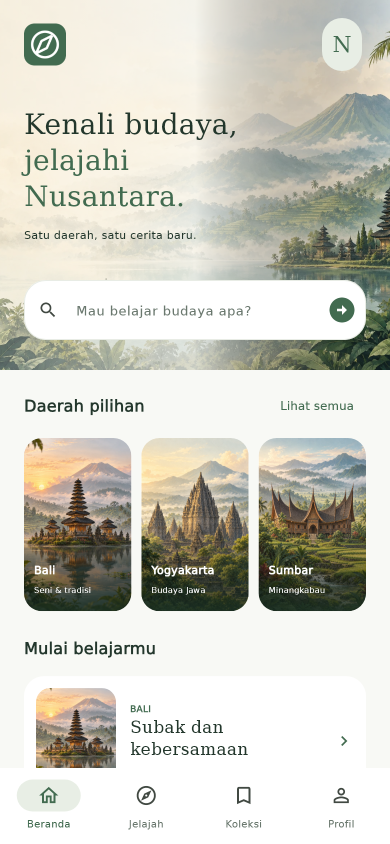
#> input picture design/runtime/screens/01_beranda.png, 780 x 1688 px (shown at 1/2 size); its folder holds only this picture in this run
$ python build_preview_board.py
#> lines starting #> are read from the running program, lines starting #| are printed output that depends on the picture; after the words box and inside, x2 and y2 are one past the last pixel; in counts of white or black regions, pixels touching at a corner belong together
"""Combine actual Flutter widget captures; requires Pillow (preview tooling only)."""
from pathlib import Path
from PIL import Image, ImageDraw, ImageFont
ROOT = Path(__file__).resolve().parents[1]
font = ROOT / 'assets/fonts/NusaSans.ttf'
serif = ROOT / 'assets/fonts/NusaSerif.ttf'
board = Image.new('RGB', (1800, 1800), '#E4EAE0')
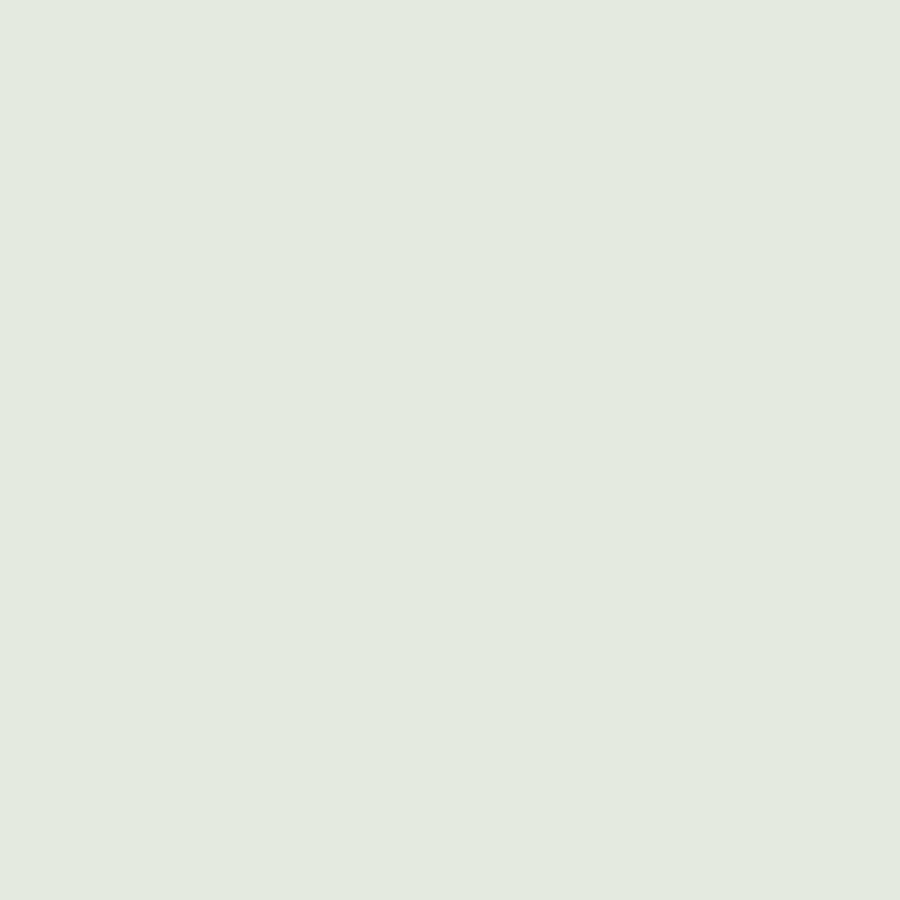
#> board: PIL image 1800x1800 RGB (shown at 1/2 size); mean R, G, B 228, 234, 224
d = ImageDraw.Draw(board)
d.text((50, 30), 'JelajahNusa', font=ImageFont.truetype(serif, 46), fill='#426B50')
d.text((50, 100), 'Pratinjau widget Flutter · data contoh · 31 Oktober 2026', font=ImageFont.truetype(font, 18), fill='#6A786E')
for i, p in enumerate(sorted((ROOT / 'design/runtime/screens').glob('*.png'))):
    x, y = 50 + (i % 5) * 350, 200 + (i // 5) * 770
    im = Image.open(p).resize((312, 675), Image.Resampling.LANCZOS)
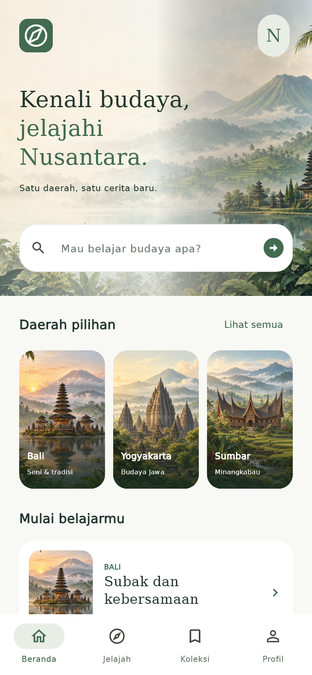
#> im: PIL image 312x675 RGBA; mean R, G, B, A 206.8, 206.2, 196, 255
    mask = Image.new('L', im.size, 0)
#> mask: PIL image 312x675 L; every value is 0
    ImageDraw.Draw(mask).rounded_rectangle((0, 0, 311, 674), radius=24, fill=255)
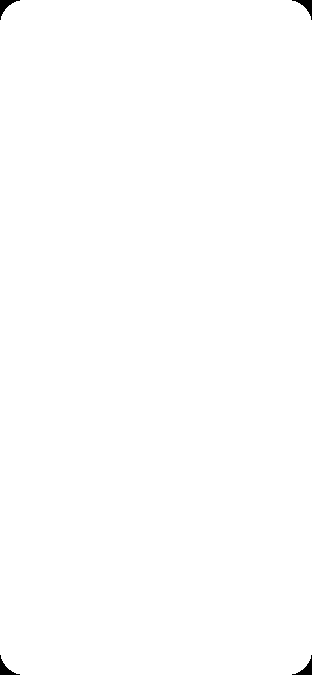
#> mask: PIL image 312x675 L; 99.8% white; 4 black regions, box (x1, y1, x2, y2) and area: (0, 0, 20, 20) 131, (292, 0, 312, 20) 131, (0, 655, 20, 675) 131, (292, 655, 312, 675) 131
    board.paste(im, (x, y), mask)
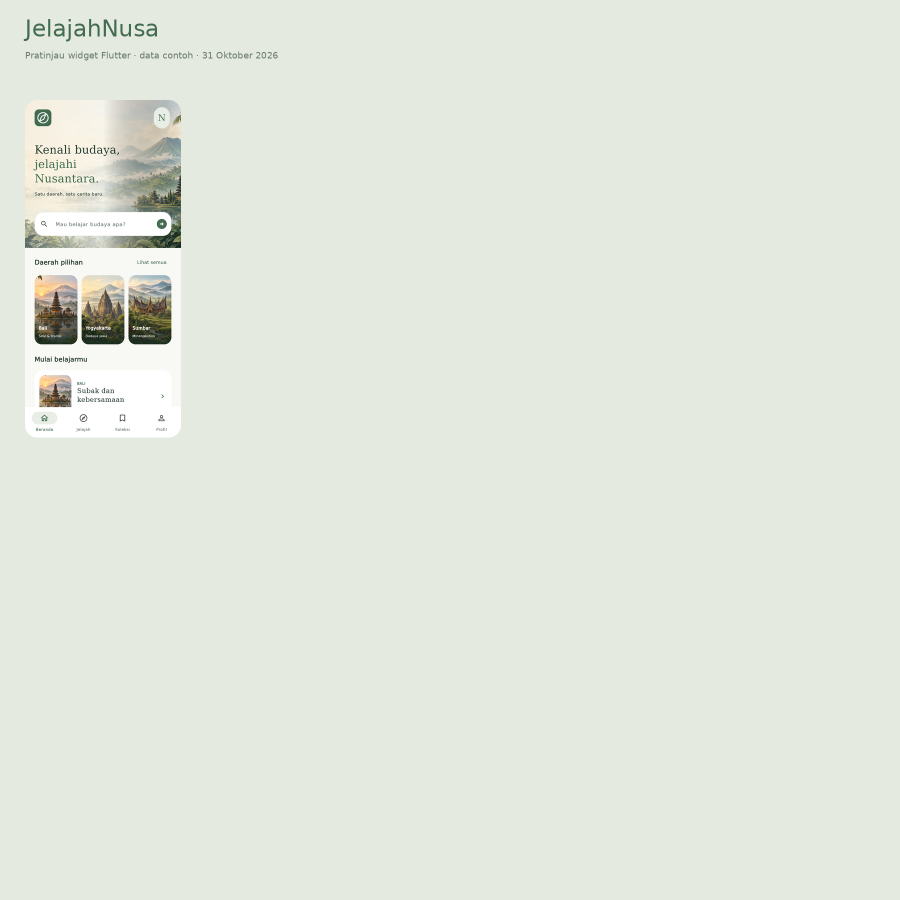
#> board: PIL image 1800x1800 RGB (shown at 1/2 size); mean R, G, B 226.4, 232, 222
    d.text((x, y - 36), p.stem.replace('_', ' ').upper(), font=ImageFont.truetype(font, 14), fill='#426B50')
d.text((50, 1710), 'Akun lokal · 3 daerah · 9 materi · 45 soal · Flutter / Dart', font=ImageFont.truetype(font, 18), fill='#23372C')
board.save(ROOT / 'design/runtime/JelajahNusa_Flutter_Preview.png', optimize=True)

$ run again, on design/runtime/screens/04_materi.png
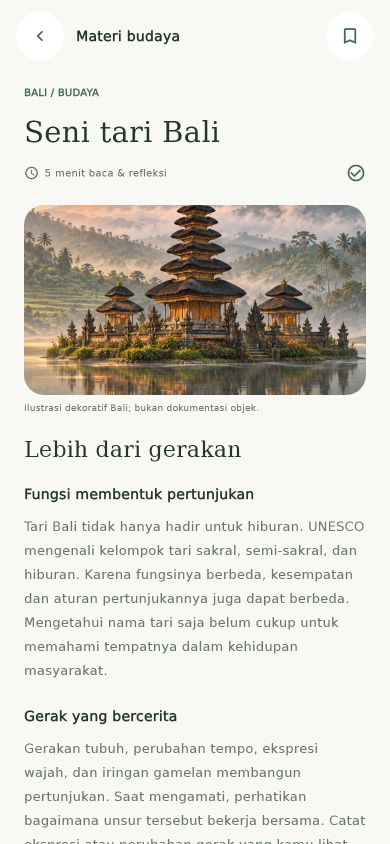
#> input picture design/runtime/screens/04_materi.png, 780 x 1688 px (shown at 1/2 size)
#> `im = Image.open(p).resize((312, 675), Image.Resampling.LANCZOS)`:
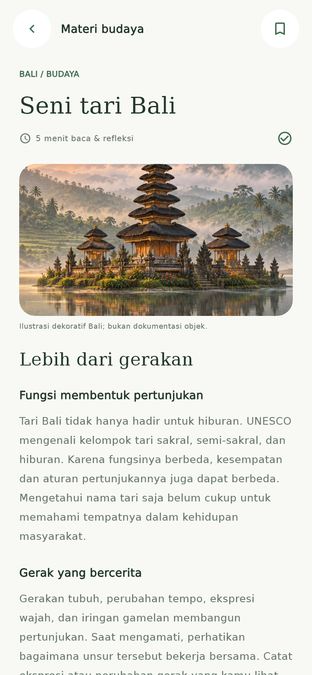
#> im: PIL image 312x675 RGBA; mean R, G, B, A 218.6, 217.2, 210.1, 255
#> `board.paste(im, (x, y), mask)`:
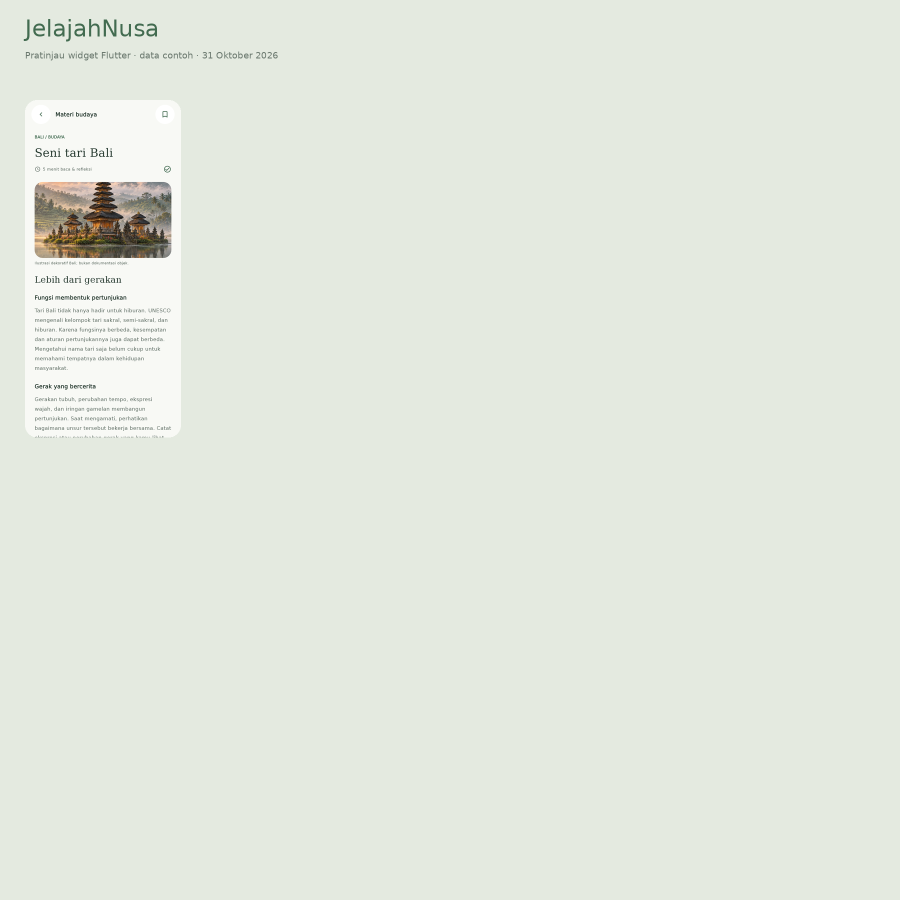
#> board: PIL image 1800x1800 RGB (shown at 1/2 size); mean R, G, B 227.2, 232.7, 222.9

$ run again, on design/runtime/screens/05_kuis.png
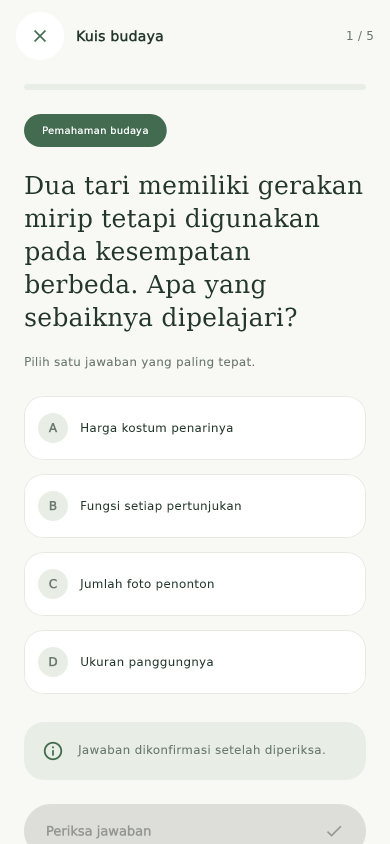
#> input picture design/runtime/screens/05_kuis.png, 780 x 1688 px (shown at 1/2 size)
#> `im = Image.open(p).resize((312, 675), Image.Resampling.LANCZOS)`:
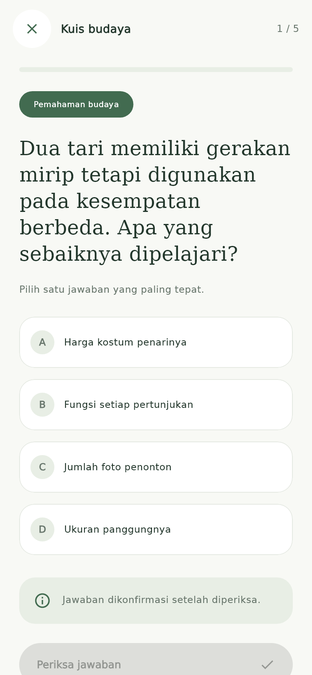
#> im: PIL image 312x675 RGBA; mean R, G, B, A 238.4, 240.7, 236.8, 255
#> `board.paste(im, (x, y), mask)`:
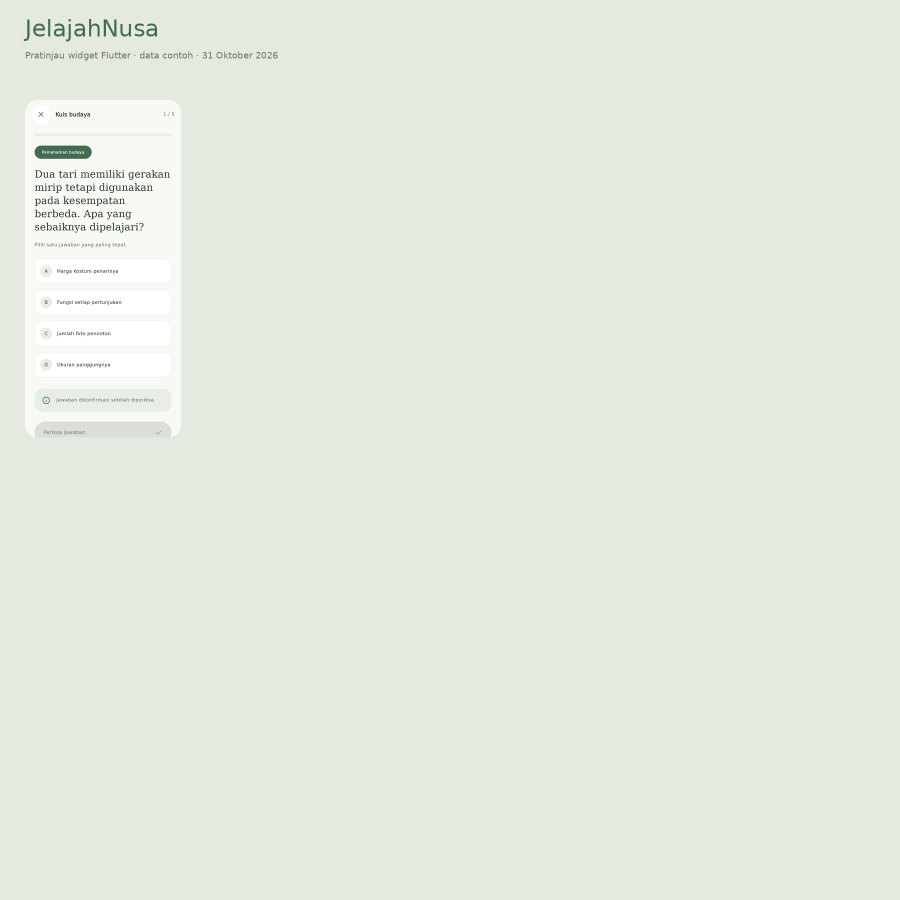
#> board: PIL image 1800x1800 RGB (shown at 1/2 size); mean R, G, B 228.5, 234.2, 224.6

$ run again, on design/runtime/screens/06_hasil.png
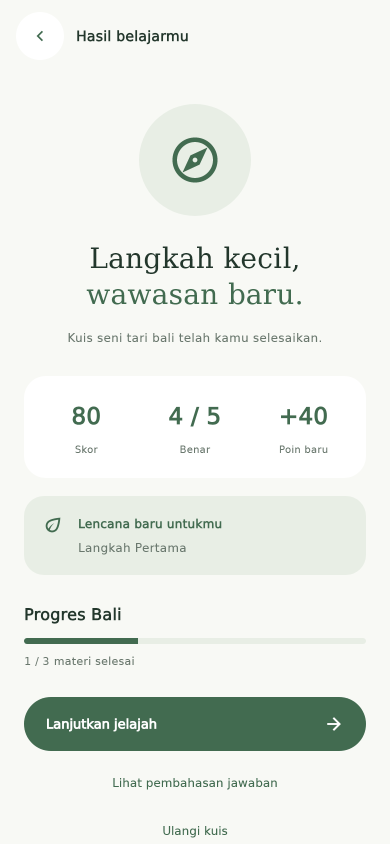
#> input picture design/runtime/screens/06_hasil.png, 780 x 1688 px (shown at 1/2 size)
#> `im = Image.open(p).resize((312, 675), Image.Resampling.LANCZOS)`:
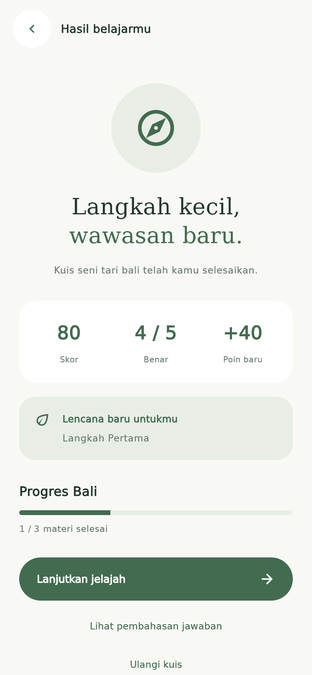
#> im: PIL image 312x675 RGBA; mean R, G, B, A 232.9, 237.2, 231.5, 255
#> `board.paste(im, (x, y), mask)`:
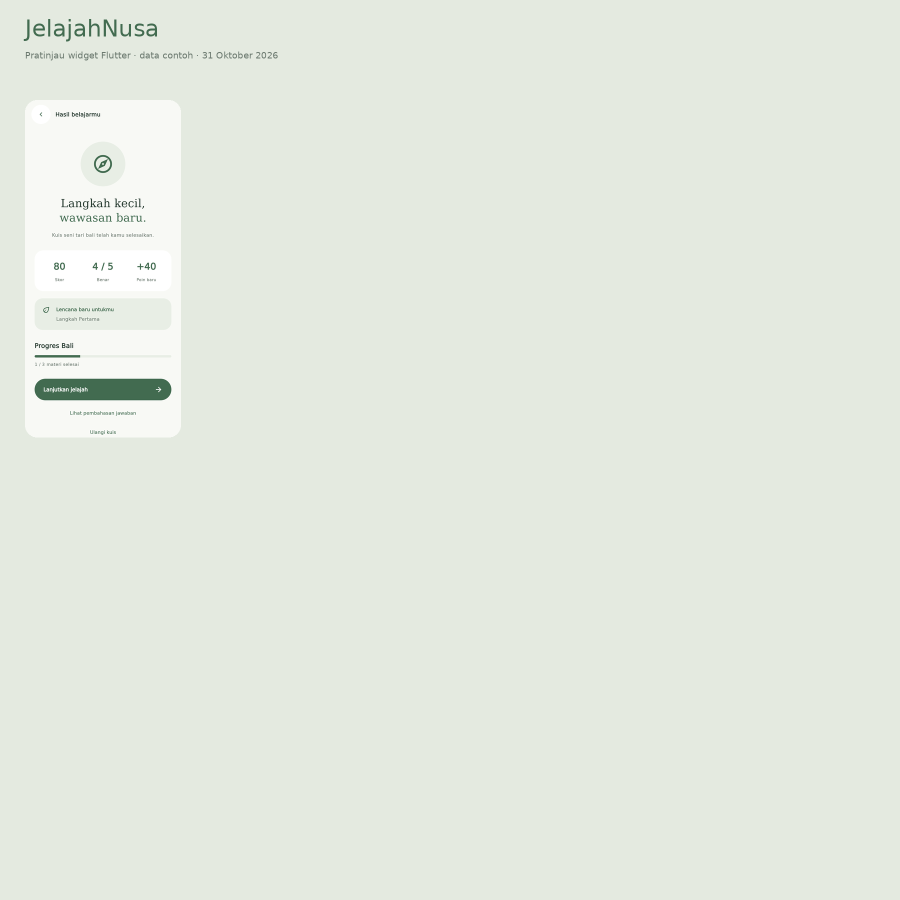
#> board: PIL image 1800x1800 RGB (shown at 1/2 size); mean R, G, B 228.1, 234, 224.3

$ run again, on design/runtime/screens/02_jelajah.png
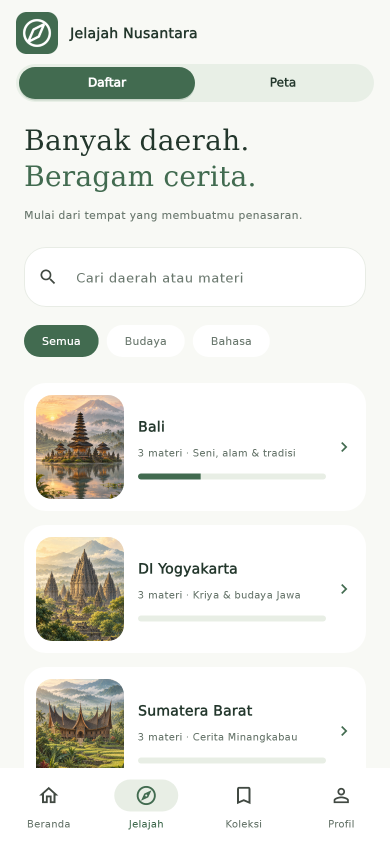
#> input picture design/runtime/screens/02_jelajah.png, 780 x 1688 px (shown at 1/2 size)
#> `board.paste(im, (x, y), mask)`:
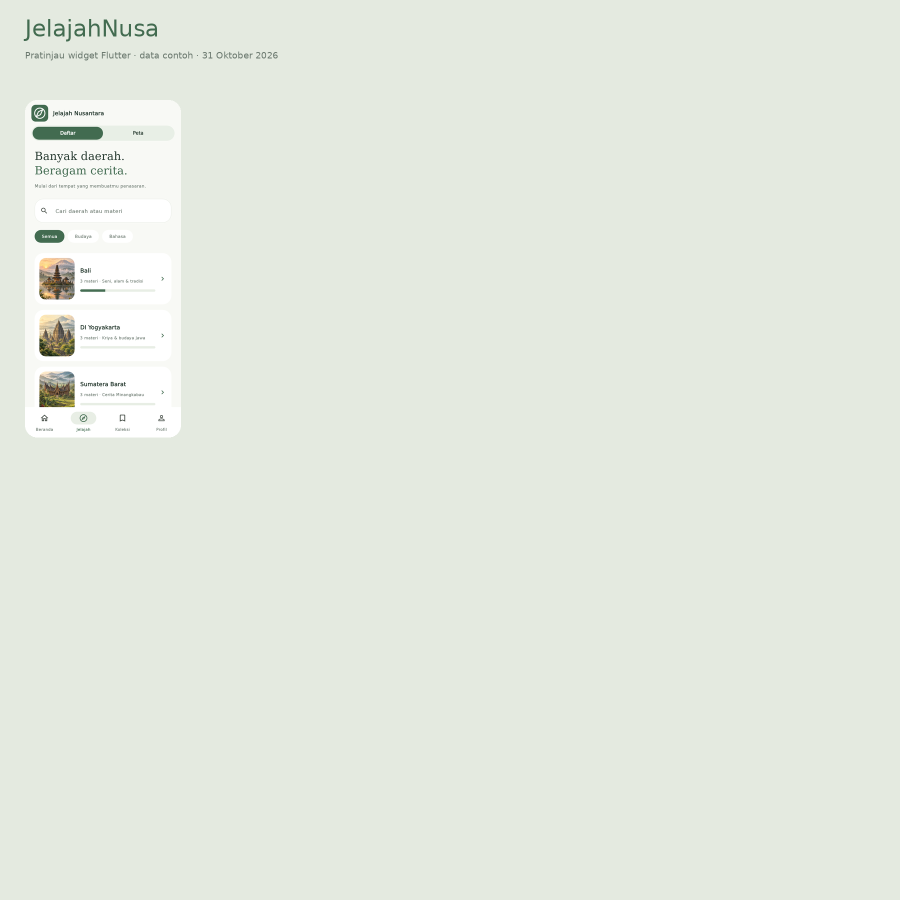
#> board: PIL image 1800x1800 RGB (shown at 1/2 size); mean R, G, B 228.1, 233.9, 224.2
